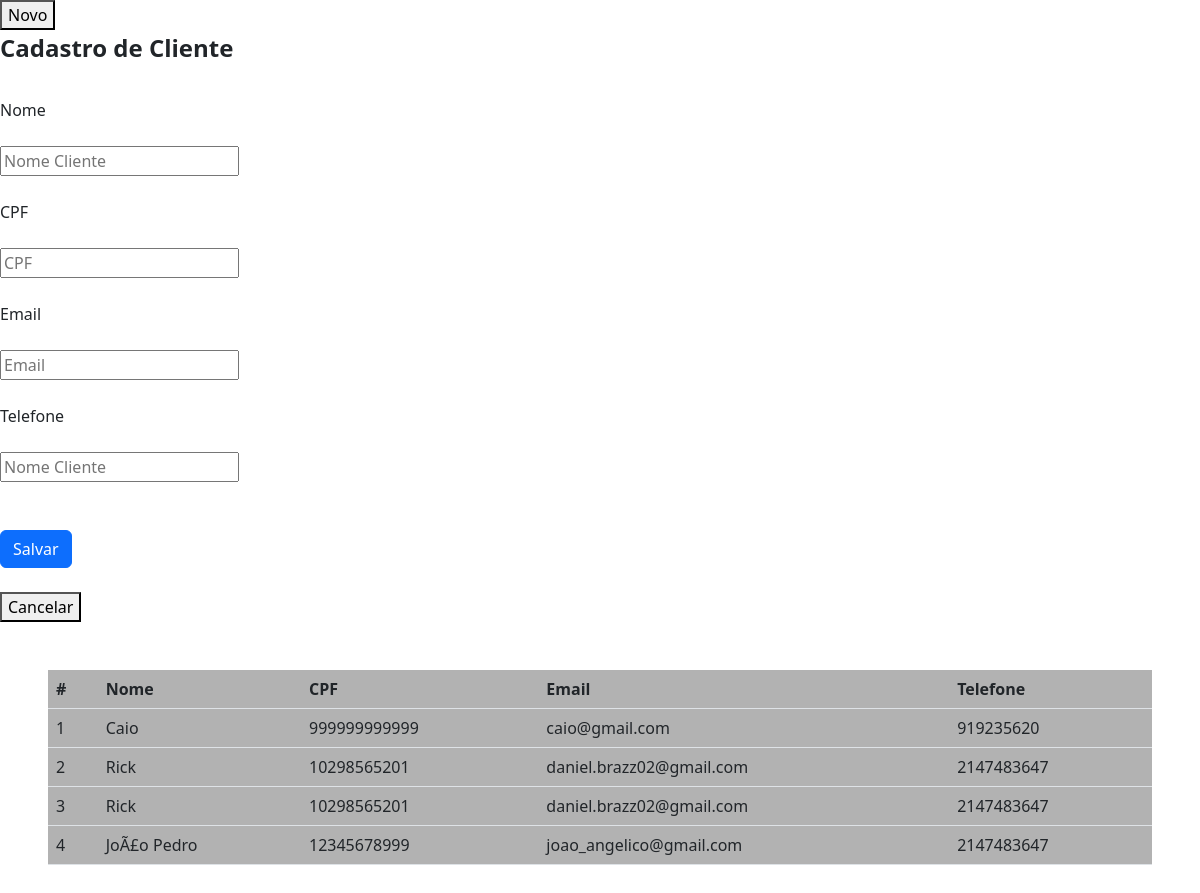
The page /pages/cadastro_cliente.php on the database its author committed.
### tables this page shows
CREATE TABLE `cliente` (
  `id_cliente` int(100) NOT NULL,
  `nome_cliente` varchar(100) NOT NULL,
  `cpf_cliente` varchar(100) NOT NULL,
  `email_cliente` varchar(100) NOT NULL,
  `telefone` int(14) NOT NULL
);

### pages/cadastro_cliente.php (the view, shortened to what this page needs)
<button class="abrir-modal">Novo</button>
<div class="box box-hidden">
	<form method="post" action="index.php?page=inclusao_cliente">
		<fieldset>
			<legend><b>Cadastro de Cliente</b></legend>
			<br><br>
			<div class="inputBox">
				<label for="cars">Nome</label><br><br>
				<input class="inputUser" name="nome_cliente" placeholder="Nome Cliente">
			</div>
			<br>
			<div class="inputBox">
				<label for="cars">CPF</label><br><br>
				<input class="inputUser" name="cpf" placeholder="CPF">
			</div>
			<br>
			<div class="inputBox">
				<label for="cars">Email</label><br><br>
				<input class="inputUser" type = 'email'name="email" placeholder="Email">
			</div>
			<br>
			<div class="inputBox">
				<label for="cars">Telefone</label><br><br>
				<input class="inputUser" name="telefone" placeholder="Nome Cliente">
			</div>
			<br><br>
			<button type="submit" class="btn btn-primary" id="submit">Salvar</button>
			<br><br>
			<button type="reset" class=" btn-fechar-modal" id="submit">Cancelar</button>
		</fieldset>
	</form>
</div>
<?php
    include("login/conexao.php");
    $SQL = "SELECT * FROM cliente ORDER BY id_cliente  ASC ";
    $result = $con->query($SQL);
?>
<!DOCTYPE html>
<html lang="en">
<head>
    <link href="https://cdn.jsdelivr.net/npm/bootstrap@5.2.2/dist/css/bootstrap.min.css" rel="stylesheet">
</head>
<body>
	<div class="m-5">
		<table class="table table-bg">
			<thead>
				<tr>
				<th scope="col">#</th>
				<th scope="col">Nome</th>
				<th scope="col">CPF</th>
				<th scope="col">Email</th>
				<th scope="col">Telefone</th>
				</tr>
			</thead>
	<tbody>
    <?php
        while($user_data = mysqli_fetch_assoc($result))
        {
            echo"<tr>";
            echo "<td>".$user_data['id_cliente']."</td>";
			echo "<td>".$user_data['nome_cliente']."</td>";
			echo "<td>".$user_data['cpf_cliente']."</td>";
            echo "<td>".$user_data['email_cliente']."</td>";
            echo "<td>".$user_data['telefone']."</td>";
        }
    ?>
  			</tbody>
		</table>
	</div>
</body>
</html>

### pages/cadastro_cliente.php (style rules this page uses)
.table-bg { background:rgba(0,0,0,0.3); }

### rows shown on the page
cliente: id_cliente "1", nome_cliente "Caio", cpf_cliente "999999999999", email_cliente "caio@gmail.com", telefone "919235620"
cliente: id_cliente "2", nome_cliente "Rick", cpf_cliente "10298565201", email_cliente "daniel.brazz02@gmail.com", telefone "2147483647"
cliente: id_cliente "3", nome_cliente "Rick", cpf_cliente "10298565201", email_cliente "daniel.brazz02@gmail.com", telefone "2147483647"
cliente: id_cliente "4", nome_cliente "JoÃ£o Pedro", cpf_cliente "12345678999", email_cliente "joao_angelico@gmail.com", telefone "2147483647"
